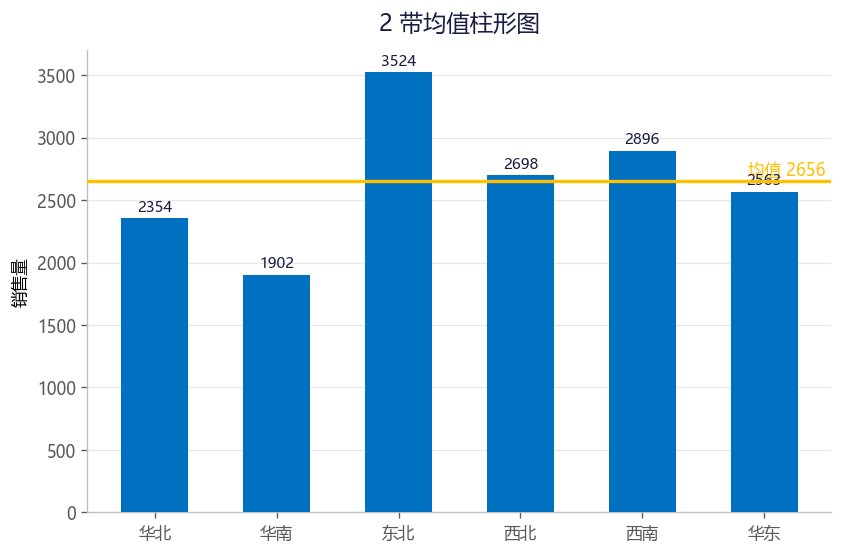

Generate this figure with Python:
# -*- coding: utf-8 -*-
"""
图表 02：带均值柱形图
复现《Excel数据可视化-从图表到数据大屏》第二章
运行: python 02_带均值柱形图.py  ->  生成 02_带均值柱形图.png
"""
import os, math
import numpy as np
import matplotlib
matplotlib.use('Agg')
import matplotlib.pyplot as plt
from matplotlib.patches import FancyBboxPatch, Circle, Wedge, PathPatch
from matplotlib.path import Path
import matplotlib.colors as mcolors

plt.rcParams['font.sans-serif'] = ['Microsoft YaHei', 'SimHei', 'DejaVu Sans']
plt.rcParams['axes.unicode_minus'] = False
plt.rcParams['figure.dpi'] = 120

BASE = r"c:\Users\DENG_影\Desktop\作业\数据可视化\《Excel数据可视化 - 从图表到数据大屏》-清华-郭宏远"
OUT = os.path.join(BASE, "python复现图表")
os.makedirs(OUT, exist_ok=True)

# 配色
C_BLUE   = '#0070C0'
C_BLUE_L = '#00B0F0'
C_BLUE_M = '#82ADD7'
C_DARK   = '#1A1E43'
C_ORANGE = '#FFC000'
C_RED    = '#E74E69'
C_OR     = '#E66B4C'
C_PURPLE = '#7030A0'
C_GREEN  = '#49A098'
C_TEAL   = '#4A5BD1'
C_INDIGO = '#464CAC'
C_CYAN   = '#7BBDD5'
C_SKY    = '#0097E0'

def save(fig, name):
    path = os.path.join(OUT, name)
    fig.savefig(path, bbox_inches='tight', facecolor='white')
    plt.close(fig)
    print("saved:", name)

def gradient_bars(ax, x, h, w, c_top, c_bot):
    """垂直渐变填充柱形"""
    cmap = mcolors.LinearSegmentedColormap.from_list('g', [c_bot, c_top])
    for xi, hi in zip(x, h):
        if hi <= 0:
            continue
        grad = np.linspace(0, 1, 256).reshape(-1, 1)
        ax.imshow(grad, extent=[xi - w/2, xi + w/2, 0, hi],
                  aspect='auto', cmap=cmap, zorder=2)
    ax.set_ylim(bottom=0)

def style_ax(ax):
    ax.spines['top'].set_visible(False)
    ax.spines['right'].set_visible(False)
    ax.spines['left'].set_color('#BFBFBF')
    ax.spines['bottom'].set_color('#BFBFBF')
    ax.tick_params(colors='#595959')

def catmull(x, y, n=30):
    """Catmull-Rom 平滑曲线"""
    pts = list(zip(x, y))
    pts = [pts[0]] + pts + [pts[-1]]
    xs, ys = [], []
    for i in range(len(pts) - 3):
        p0, p1, p2, p3 = pts[i], pts[i+1], pts[i+2], pts[i+3]
        for t in np.linspace(0, 1, n):
            t2, t3 = t*t, t*t*t
            X = 0.5*((2*p1[0]) + (-p0[0]+p2[0])*t +
                     (2*p0[0]-5*p1[0]+4*p2[0]-p3[0])*t2 +
                     (-p0[0]+3*p1[0]-3*p2[0]+p3[0])*t3)
            Y = 0.5*((2*p1[1]) + (-p0[1]+p2[1])*t +
                     (2*p0[1]-5*p1[1]+4*p2[1]-p3[1])*t2 +
                     (-p0[1]+3*p1[1]-3*p2[1]+p3[1])*t3)
            xs.append(X); ys.append(Y)
    return xs, ys

# ============ 2 带均值柱形图 ============
def fig02():
    area = ['华北','华南','东北','西北','西南','华东']
    val  = [2354,1902,3524,2698,2896,2563]
    mean = np.mean(val)
    fig, ax = plt.subplots(figsize=(8,5))
    x = np.arange(len(area))
    bars = ax.bar(x, val, width=0.55, color=C_BLUE, zorder=3)
    ax.axhline(mean, color=C_ORANGE, lw=2, zorder=4)
    ax.text(len(area)-0.5, mean+40, '均值 %.0f' % mean, color=C_ORANGE, fontsize=10, ha='right')
    for xi, v in zip(x, val):
        ax.text(xi, v+60, str(v), ha='center', fontsize=9, color=C_DARK)
    ax.set_xticks(x); ax.set_xticklabels(area)
    ax.set_title('2 带均值柱形图', fontsize=14, color=C_DARK, pad=12)
    ax.set_ylabel('销售量'); style_ax(ax)
    ax.yaxis.grid(True, color='#E8E8E8', zorder=0)
    save(fig, '02_带均值柱形图.png')

if __name__ == '__main__':
    fig02()
